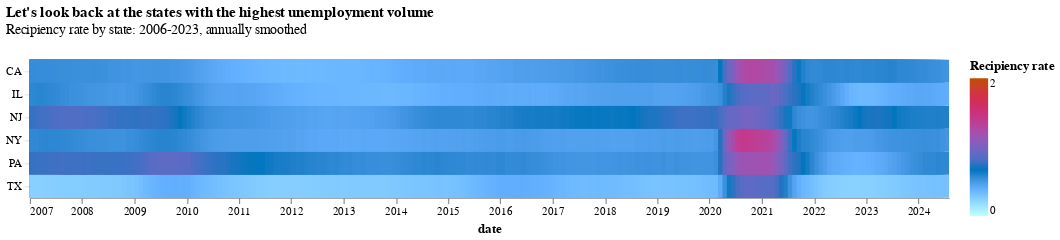

Notebook code for this chart:
### Code cell
# 6 - Show recipiency by state in high density heatmap
# Exact reference: https://altair-viz.github.io/gallery/lasagna_plot.html
# TODO: Not sure what this does
color_condition = alt.condition(
    "month(datum.value) == 1 && date(datum.value) == 1",
    alt.value("black"),
    alt.value(None),
)

c6 = (
    alt.Chart(
        st_cts_df,
        title=alt.Title(
            "Let's look back at the states with the highest unemployment volume",
            subtitle="Recipiency rate by state: 2006-2023, annually smoothed",
        ),
    )
    .mark_rect()
    .encode(
        alt.X("date").axis(
            format="%Y",
            labelAngle=0,
            labelOverlap=False,
        ),
        alt.Y("st:N").title(None).axis(grid=False).sort("ascending"),
        # Syntax reference for scale: https://stackoverflow.com/q/70295909
        alt.Color(
            "rt_recip:Q",
            scale=alt.Scale(
                domain=[0, 0.5, 1.5], range=["white", "#0076BF", "#BF4E00"]
            ),
        ).title("Recipiency rate"),
    )
    .transform_filter(
        (alt.datum.st == "PA")
        | (alt.datum.st == "IL")
        | (alt.datum.st == "NJ")
        | (alt.datum.st == "TX")
        | (alt.datum.st == "CA")
        | (alt.datum.st == "NY")
    )  # TODO: Fix to preprocess
)

c6.save(
    "C:/Users/micha/Documents/CAPP/CAPP-30239/CAPP-30239-Static/src/../static_draft/c6.svg"
)
c6

### Figure 1 — Vega specification as saved in the notebook (floating-point values rounded to 4 significant figures; data arrays with more than 128 entries replaced by an {"elided": "..."} marker saying what was removed)
{"$schema": "https://vega.github.io/schema/vega/v5.json", "data": [{"name": "source_0", "values": {"elided": "1272 records"}, "transform": [{"type": "formula", "expr": "toDate(datum['date'])", "as": "date"}]}, {"name": "source_0_y_domain_st", "values": [{"st": "TX"}, {"st": "PA"}, {"st": "NY"}, {"st": "NJ"}, {"st": "IL"}, {"st": "CA"}]}], "signals": [{"name": "y_step", "value": 20}, {"name": "height", "update": "bandspace(domain('y').length, 0, 0) * y_step"}], "marks": [{"type": "rect", "name": "marks", "from": {"data": "source_0"}, "encode": {"update": {"x": {"field": "date", "scale": "x"}, "fill": {"field": "rt_recip", "scale": "color"}, "x2": {"signal": "scale('x', domain('x')[0])"}, "y": {"field": "st", "scale": "y"}, "height": {"signal": "max(0.25, bandwidth('y'))"}}}, "style": ["rect"]}], "scales": [{"name": "x", "type": "time", "domain": {"data": "source_0", "field": "date"}, "range": [0, {"signal": "width"}]}, {"name": "y", "type": "band", "domain": {"data": "source_0_y_domain_st", "field": "st", "sort": true}, "range": {"step": {"signal": "y_step"}}, "paddingInner": 0, "paddingOuter": 0}, {"name": "color", "type": "linear", "domain": [0, 0.5, 1.5], "range": ["white", "#0076BF", "#BF4E00"], "zero": true, "interpolate": "hcl"}], "axes": [{"scale": "x", "labelOverlap": false, "labelFlush": true, "orient": "bottom", "tickCount": {"signal": "ceil(width/40)"}, "grid": false, "labelAngle": 0, "labelBaseline": "top", "zindex": 0, "format": "%Y", "title": "date"}, {"scale": "y", "zindex": 1, "orient": "left", "grid": false}], "title": {"text": "Let's look back at the states with the highest unemployment volume", "subtitle": "Recipiency rate by state: 2006-2023, annually smoothed", "anchor": "start", "offset": 20, "orient": "top"}, "width": 800, "style": "cell", "padding": 5, "legends": [{"title": "Recipiency rate", "fill": "color", "gradientLength": {"signal": "clamp(height, 64, 200)"}}], "config": {"range": {"category": ["#0076BF", "#BF4E00", "#6B4D23", "#BF8700", "#203440"]}, "axis": {"labelFont": "Helvetica", "titleFont": "Helvetica"}, "axisX": {"grid": false}, "axisY": {"domain": false, "ticks": true, "grid": true, "gridDash": [3, 3], "tickColor": "#33333320", "gridColor": "#33333320"}, "legend": {"labelFont": "Helvetica", "titleFont": "Helvetica"}, "style": {"cell": {"stroke": "transparent", "width": 800, "heigh": 300}}}, "background": "white"}
